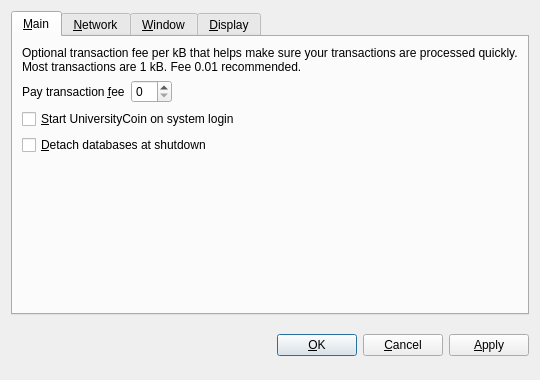
<?xml version="1.0" encoding="UTF-8"?>
<ui version="4.0">
 <class>OptionsDialog</class>
 <widget class="QDialog" name="OptionsDialog">
  <property name="geometry">
   <rect>
    <x>0</x>
    <y>0</y>
    <width>540</width>
    <height>380</height>
   </rect>
  </property>
  <property name="windowTitle">
   <string>Options</string>
  </property>
  <property name="modal">
   <bool>true</bool>
  </property>
  <layout class="QVBoxLayout" name="verticalLayout">
   <item>
    <widget class="QTabWidget" name="tabWidget">
     <property name="tabPosition">
      <enum>QTabWidget::North</enum>
     </property>
     <property name="currentIndex">
      <number>0</number>
     </property>
     <widget class="QWidget" name="tabMain">
      <attribute name="title">
       <string>&amp;Main</string>
      </attribute>
      <layout class="QVBoxLayout" name="verticalLayout_Main">
       <item>
        <widget class="QLabel" name="transactionFeeInfoLabel">
         <property name="text">
          <string>Optional transaction fee per kB that helps make sure your transactions are processed quickly. Most transactions are 1 kB. Fee 0.01 recommended.</string>
         </property>
         <property name="textFormat">
          <enum>Qt::PlainText</enum>
         </property>
         <property name="wordWrap">
          <bool>true</bool>
         </property>
        </widget>
       </item>
       <item>
        <layout class="QHBoxLayout" name="horizontalLayout_Main">
         <item>
          <widget class="QLabel" name="transactionFeeLabel">
           <property name="text">
            <string>Pay transaction &amp;fee</string>
           </property>
           <property name="textFormat">
            <enum>Qt::PlainText</enum>
           </property>
           <property name="buddy">
            <cstring>transactionFee</cstring>
           </property>
          </widget>
         </item>
         <item>
          <widget class="BitcoinAmountField" name="transactionFee"/>
         </item>
         <item>
          <spacer name="horizontalSpacer_Main">
           <property name="orientation">
            <enum>Qt::Horizontal</enum>
           </property>
           <property name="sizeHint" stdset="0">
            <size>
             <width>40</width>
             <height>20</height>
            </size>
           </property>
          </spacer>
         </item>
        </layout>
       </item>
       <item>
        <widget class="QCheckBox" name="bitcoinAtStartup">
         <property name="toolTip">
          <string>Automatically start UniversityCoin after logging in to the system.</string>
         </property>
         <property name="text">
          <string>&amp;Start UniversityCoin on system login</string>
         </property>
        </widget>
       </item>
       <item>
        <widget class="QCheckBox" name="detachDatabases">
         <property name="toolTip">
          <string>Detach block and address databases at shutdown. This means they can be moved to another data directory, but it slows down shutdown. The wallet is always detached.</string>
         </property>
         <property name="text">
          <string>&amp;Detach databases at shutdown</string>
         </property>
        </widget>
       </item>
       <item>
        <spacer name="verticalSpacer_Main">
         <property name="orientation">
          <enum>Qt::Vertical</enum>
         </property>
         <property name="sizeHint" stdset="0">
          <size>
           <width>20</width>
           <height>40</height>
          </size>
         </property>
        </spacer>
       </item>
      </layout>
     </widget>
     <widget class="QWidget" name="tabNetwork">
      <attribute name="title">
       <string>&amp;Network</string>
      </attribute>
      <layout class="QVBoxLayout" name="verticalLayout_Network">
       <item>
        <widget class="QCheckBox" name="mapPortUpnp">
         <property name="toolTip">
          <string>Automatically open the UniversityCoin client port on the router. This only works when your router supports UPnP and it is enabled.</string>
         </property>
         <property name="text">
          <string>Map port using &amp;UPnP</string>
         </property>
        </widget>
       </item>
       <item>
        <widget class="QCheckBox" name="connectSocks">
         <property name="toolTip">
          <string>Connect to the UniversityCoin network through a SOCKS proxy (e.g. when connecting through Tor).</string>
         </property>
         <property name="text">
          <string>&amp;Connect through SOCKS proxy:</string>
         </property>
        </widget>
       </item>
       <item>
        <layout class="QHBoxLayout" name="horizontalLayout_Network">
         <item>
          <widget class="QLabel" name="proxyIpLabel">
           <property name="text">
            <string>Proxy &amp;IP:</string>
           </property>
           <property name="textFormat">
            <enum>Qt::PlainText</enum>
           </property>
           <property name="buddy">
            <cstring>proxyIp</cstring>
           </property>
          </widget>
         </item>
         <item>
          <widget class="QValidatedLineEdit" name="proxyIp">
           <property name="maximumSize">
            <size>
             <width>140</width>
             <height>16777215</height>
            </size>
           </property>
           <property name="toolTip">
            <string>IP address of the proxy (e.g. 127.0.0.1)</string>
           </property>
          </widget>
         </item>
         <item>
          <widget class="QLabel" name="proxyPortLabel">
           <property name="text">
            <string>&amp;Port:</string>
           </property>
           <property name="textFormat">
            <enum>Qt::PlainText</enum>
           </property>
           <property name="buddy">
            <cstring>proxyPort</cstring>
           </property>
          </widget>
         </item>
         <item>
          <widget class="QLineEdit" name="proxyPort">
           <property name="maximumSize">
            <size>
             <width>55</width>
             <height>16777215</height>
            </size>
           </property>
           <property name="toolTip">
            <string>Port of the proxy (e.g. 9050)</string>
           </property>
          </widget>
         </item>
         <item>
          <widget class="QLabel" name="socksVersionLabel">
           <property name="text">
            <string>SOCKS &amp;Version:</string>
           </property>
           <property name="textFormat">
            <enum>Qt::PlainText</enum>
           </property>
           <property name="buddy">
            <cstring>socksVersion</cstring>
           </property>
          </widget>
         </item>
         <item>
          <widget class="QValueComboBox" name="socksVersion">
           <property name="toolTip">
            <string>SOCKS version of the proxy (e.g. 5)</string>
           </property>
          </widget>
         </item>
         <item>
          <spacer name="horizontalSpacer_Network">
           <property name="orientation">
            <enum>Qt::Horizontal</enum>
           </property>
           <property name="sizeHint" stdset="0">
            <size>
             <width>40</width>
             <height>20</height>
            </size>
           </property>
          </spacer>
         </item>
        </layout>
       </item>
       <item>
        <spacer name="verticalSpacer_Network">
         <property name="orientation">
          <enum>Qt::Vertical</enum>
         </property>
         <property name="sizeHint" stdset="0">
          <size>
           <width>20</width>
           <height>40</height>
          </size>
         </property>
        </spacer>
       </item>
      </layout>
     </widget>
     <widget class="QWidget" name="tabWindow">
      <attribute name="title">
       <string>&amp;Window</string>
      </attribute>
      <layout class="QVBoxLayout" name="verticalLayout_Window">
       <item>
        <widget class="QCheckBox" name="minimizeToTray">
         <property name="toolTip">
          <string>Show only a tray icon after minimizing the window.</string>
         </property>
         <property name="text">
          <string>&amp;Minimize to the tray instead of the taskbar</string>
         </property>
        </widget>
       </item>
       <item>
        <widget class="QCheckBox" name="minimizeOnClose">
         <property name="toolTip">
          <string>Minimize instead of exit the application when the window is closed. When this option is enabled, the application will be closed only after selecting Quit in the menu.</string>
         </property>
         <property name="text">
          <string>M&amp;inimize on close</string>
         </property>
        </widget>
       </item>
       <item>
        <spacer name="verticalSpacer_Window">
         <property name="orientation">
          <enum>Qt::Vertical</enum>
         </property>
         <property name="sizeHint" stdset="0">
          <size>
           <width>20</width>
           <height>40</height>
          </size>
         </property>
        </spacer>
       </item>
      </layout>
     </widget>
     <widget class="QWidget" name="tabDisplay">
      <attribute name="title">
       <string>&amp;Display</string>
      </attribute>
      <layout class="QVBoxLayout" name="verticalLayout_Display">
       <item>
        <layout class="QHBoxLayout" name="horizontalLayout_1_Display">
         <item>
          <widget class="QLabel" name="langLabel">
           <property name="text">
            <string>User Interface &amp;language:</string>
           </property>
           <property name="textFormat">
            <enum>Qt::PlainText</enum>
           </property>
           <property name="buddy">
            <cstring>lang</cstring>
           </property>
          </widget>
         </item>
         <item>
          <widget class="QValueComboBox" name="lang">
           <property name="toolTip">
            <string>The user interface language can be set here. This setting will take effect after restarting UniversityCoin.</string>
           </property>
          </widget>
         </item>
        </layout>
       </item>
       <item>
        <layout class="QHBoxLayout" name="horizontalLayout_2_Display">
         <item>
          <widget class="QLabel" name="unitLabel">
           <property name="text">
            <string>&amp;Unit to show amounts in:</string>
           </property>
           <property name="textFormat">
            <enum>Qt::PlainText</enum>
           </property>
           <property name="buddy">
            <cstring>unit</cstring>
           </property>
          </widget>
         </item>
         <item>
          <widget class="QValueComboBox" name="unit">
           <property name="toolTip">
            <string>Choose the default subdivision unit to show in the interface and when sending coins.</string>
           </property>
          </widget>
         </item>
        </layout>
       </item>
       <item>
        <widget class="QCheckBox" name="displayAddresses">
         <property name="toolTip">
          <string>Whether to show UniversityCoin addresses in the transaction list or not.</string>
         </property>
         <property name="text">
          <string>&amp;Display addresses in transaction list</string>
         </property>
        </widget>
       </item>
       <item>
        <widget class="QCheckBox" name="coinControlFeatures">
         <property name="toolTip">
          <string>Whether to show coin control features or not.</string>
         </property>
         <property name="text">
          <string>Display coin &amp;control features (experts only!)</string>
         </property>
        </widget>
       </item>
       <item>
        <spacer name="verticalSpacer_Display">
         <property name="orientation">
          <enum>Qt::Vertical</enum>
         </property>
         <property name="sizeHint" stdset="0">
          <size>
           <width>20</width>
           <height>40</height>
          </size>
         </property>
        </spacer>
       </item>
      </layout>
     </widget>
    </widget>
   </item>
   <item>
    <layout class="QHBoxLayout" name="horizontalLayout_Buttons">
     <item>
      <spacer name="horizontalSpacer_1">
       <property name="orientation">
        <enum>Qt::Horizontal</enum>
       </property>
       <property name="sizeHint" stdset="0">
        <size>
         <width>40</width>
         <height>48</height>
        </size>
       </property>
      </spacer>
     </item>
     <item>
      <widget class="QLabel" name="statusLabel">
       <property name="font">
        <font>
         <weight>75</weight>
         <bold>true</bold>
        </font>
       </property>
       <property name="text">
        <string/>
       </property>
       <property name="textFormat">
        <enum>Qt::PlainText</enum>
       </property>
       <property name="wordWrap">
        <bool>true</bool>
       </property>
      </widget>
     </item>
     <item>
      <spacer name="horizontalSpacer_2">
       <property name="orientation">
        <enum>Qt::Horizontal</enum>
       </property>
       <property name="sizeHint" stdset="0">
        <size>
         <width>40</width>
         <height>48</height>
        </size>
       </property>
      </spacer>
     </item>
     <item>
      <widget class="QPushButton" name="okButton">
       <property name="text">
        <string>&amp;OK</string>
       </property>
      </widget>
     </item>
     <item>
      <widget class="QPushButton" name="cancelButton">
       <property name="text">
        <string>&amp;Cancel</string>
       </property>
       <property name="autoDefault">
        <bool>false</bool>
       </property>
      </widget>
     </item>
     <item>
      <widget class="QPushButton" name="applyButton">
       <property name="text">
        <string>&amp;Apply</string>
       </property>
       <property name="autoDefault">
        <bool>false</bool>
       </property>
      </widget>
     </item>
    </layout>
   </item>
  </layout>
 </widget>
 <customwidgets>
  <customwidget>
   <class>BitcoinAmountField</class>
   <extends>QSpinBox</extends>
   <header>bitcoinamountfield.h</header>
  </customwidget>
  <customwidget>
   <class>QValueComboBox</class>
   <extends>QComboBox</extends>
   <header>qvaluecombobox.h</header>
  </customwidget>
  <customwidget>
   <class>QValidatedLineEdit</class>
   <extends>QLineEdit</extends>
   <header>qvalidatedlineedit.h</header>
  </customwidget>
 </customwidgets>
 <resources/>
 <connections/>
</ui>
